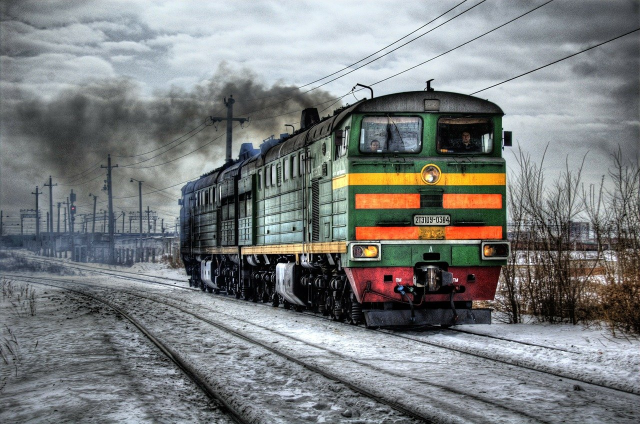
#> input picture python/train.jpg, 1280 x 848 px (shown at 1/2 size)
$ python demonstration.py
#> lines starting #> are read from the running program, lines starting #| are printed output that depends on the picture
### Python/Ascii_Artist/ascii_artist.py
from PIL import Image, ImageDraw, ImageFont, ImageOps
from numpy import interp
import numpy as np
import os.path


class FontSetup:
    def __init__(
        self,
        font="./assets/UbuntuMono-B.ttf",
        symbols=" !\"#$%&'()*+,-./0123456789:;<=>?@ABCDEFGHIJKLMNOPQRSTUVWXYZ[\]^_`abcdefghijklmnopqrstuvwxyz{|}~",
    ):
        self.symbol_darkness = {}
        self.used_symbols = symbols
        self.font_path = font
        self.font = ImageFont.truetype(font, 30)
        if(not self.font_info_file_found()):
            self.calculate_symbols_darkness()
            self.map_darkness_to_rgb_range()
            self._make_pixel_map()
            self.save_font_info()


    def font_info_file_found(self):
        if(os.path.isfile("font_info.txt")):
            return True
        else:
            return False

    def save_font_info(self):
        with open("font_info.txt", "w") as font_config:
            for key, val in self.p_map.items():
                font_config.write(f"{key} {ord(val)}\n")

    def calculate_symbols_darkness(self):
        for i in self.used_symbols:
            img = Image.new("RGB", (15, 30), color=(255, 255, 255))
            d = ImageDraw.Draw(img)
            d.text((0, -1), i, font=self.font, fill=(0, 0, 0))
            black = 0
            for k in range(0, 15):
                for m in range(0, 30):
                    r, g, b = img.getpixel((k, m))
                    if r != 255 or g != 255 or b != 255:
                        black += 1
            self.symbol_darkness[i] = round(black / (15 * 30) * 100)

    def map_darkness_to_rgb_range(self):
        max_value = max(self.symbol_darkness.values())
        min_value = min(self.symbol_darkness.values())
        for (key, value) in self.symbol_darkness.items():
            round_val = round(interp(value, [min_value, max_value], [0, 255]))
            self.symbol_darkness[key] = round_val

    # Filling up the missed values for future convenience
    def _make_pixel_map(self):
        self.p_map = {}
        revert_symbols_dict = dict((v,k) for k, v in self.symbol_darkness.items())
        symbols_darkness = sorted(list(revert_symbols_dict.keys()))
        symbols_darkness.insert(0, -1)
        for i in range(256):
            if symbols_darkness[1] > i:
                self.p_map[i] = revert_symbols_dict[symbols_darkness[0]]
            else:
                self.p_map[i] = revert_symbols_dict[symbols_darkness[1]]
                symbols_darkness.remove(symbols_darkness[0])

    def load_font_info(self):
        font_info = {}
        with open("font_info.txt", "r") as font_info_file:
            for line in font_info_file.readlines():
                k, v = list(map(int, line.split()))
                font_info[k] = v
        return font_info, self.font_path

class Artist:
    def __init__(self, font_information):
        self._pixel_map, self.font_path = font_information.load_font_info()

    def __get_closest_symbol_for_pixel(self, pix_val):
        return chr(self._pixel_map[pix_val])

    def create_art(self, path_to_img, output_filename, desired_width=400, font_size=5):
        self._font_size = font_size
        self.__desired_width = desired_width
        self.__path_to_image = path_to_img
        self.__image_setup()
        self.__convert_pixels_to_ascii()
        self.__output_image_setup()
        self.__print_ascii_strings_to_image()
        self.__output_image.save(output_filename)

    def __print_ascii_strings_to_image(self):
        x_margin = 0
        y_margin = -self.__y_coordinate_compress
        for line in self.__ascii_strings_list:
            _, height = self.font.getsize(line)

            self.__draw.text(
                (x_margin, y_margin), line, font=self.font, fill=(0, 0, 0)
            )
            y_margin += height - self.__y_coordinate_compress

    def __convert_pixels_to_ascii(self):
        self.__ascii_strings_list = [""] * self.__img_height
        for y in range(self.__img_height):
            curr_line_chars = [0] * self.__img_width
            for x in range(self.__img_width):
                curr_line_chars[x] = self.__get_closest_symbol_for_pixel(
                    255 - self.__pixels[x, y]
                )
            self.__ascii_strings_list[y] = ''.join(curr_line_chars)

    def __output_image_setup(self):
        self.font = ImageFont.truetype(self.font_path, self._font_size)
        width, height = self.font.getsize(self.__ascii_strings_list[0])
        self.__output_image = Image.new(
            "RGB",
            (width,
                height * self.__img_height - (self.__img_height * self.__y_coordinate_compress),
            ),
            color=(255, 255, 255),
        )

        self.__draw = ImageDraw.Draw(self.__output_image)

    def __image_setup(self):
        image = Image.open(self.__path_to_image)
#> image is the input picture: PIL image 1280x848 RGB; mean R, G, B 122.9, 126.1, 126.7
        old_width = image.size[0]
#> old_width = 1280
        old_height = image.size[1]
#> old_height = 848
        ratio = self.__desired_width/old_width
#> ratio = 0.312
        image.thumbnail((round(ratio*old_width), round(ratio*old_height)), Image.Resampling.LANCZOS)
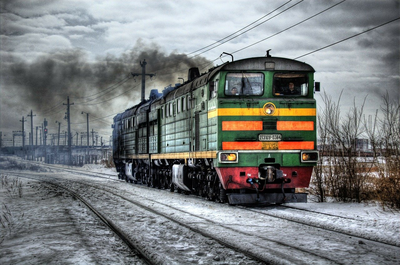
#> image: PIL image 400x265 RGB; mean R, G, B 122.9, 126.1, 126.7
        grayscale_image = ImageOps.grayscale(image)
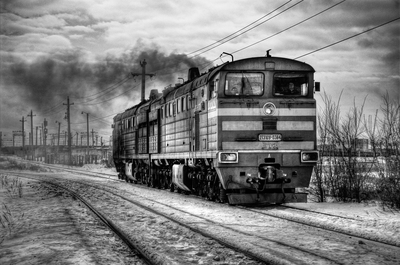
#> grayscale_image: PIL image 400x265 L; min 0, max 255, mean 125.2
        self.__img_width = grayscale_image.size[0]
        self.__img_height = grayscale_image.size[1]
        self.__pixels = grayscale_image.load()


    __y_coordinate_compress = 3

### python/demonstration.py
from ascii_artist import *

if __name__ == "__main__":

    font = FontSetup()
    artist = Artist(font)
    artist.create_art("train.jpg", "ascii_train.jpg")
#> in create_art, `self.__output_image.save(output_filename)`:
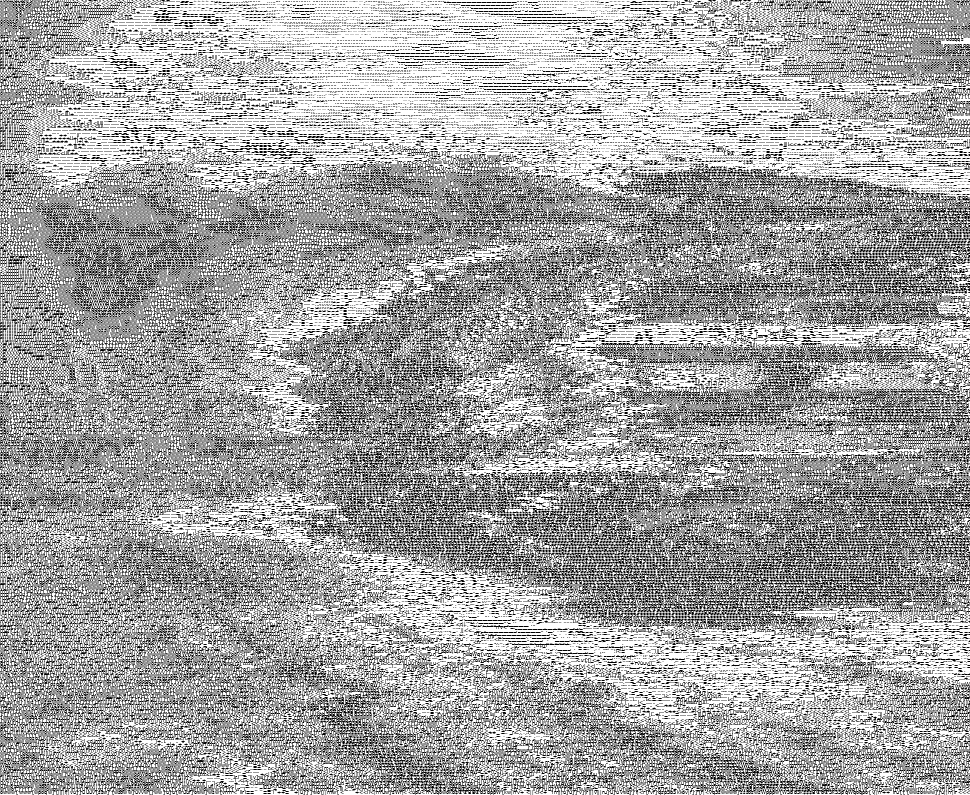
#> saved as ascii_train.jpg: PIL image 970x795 RGB; min 0, max 255, mean 163.4
